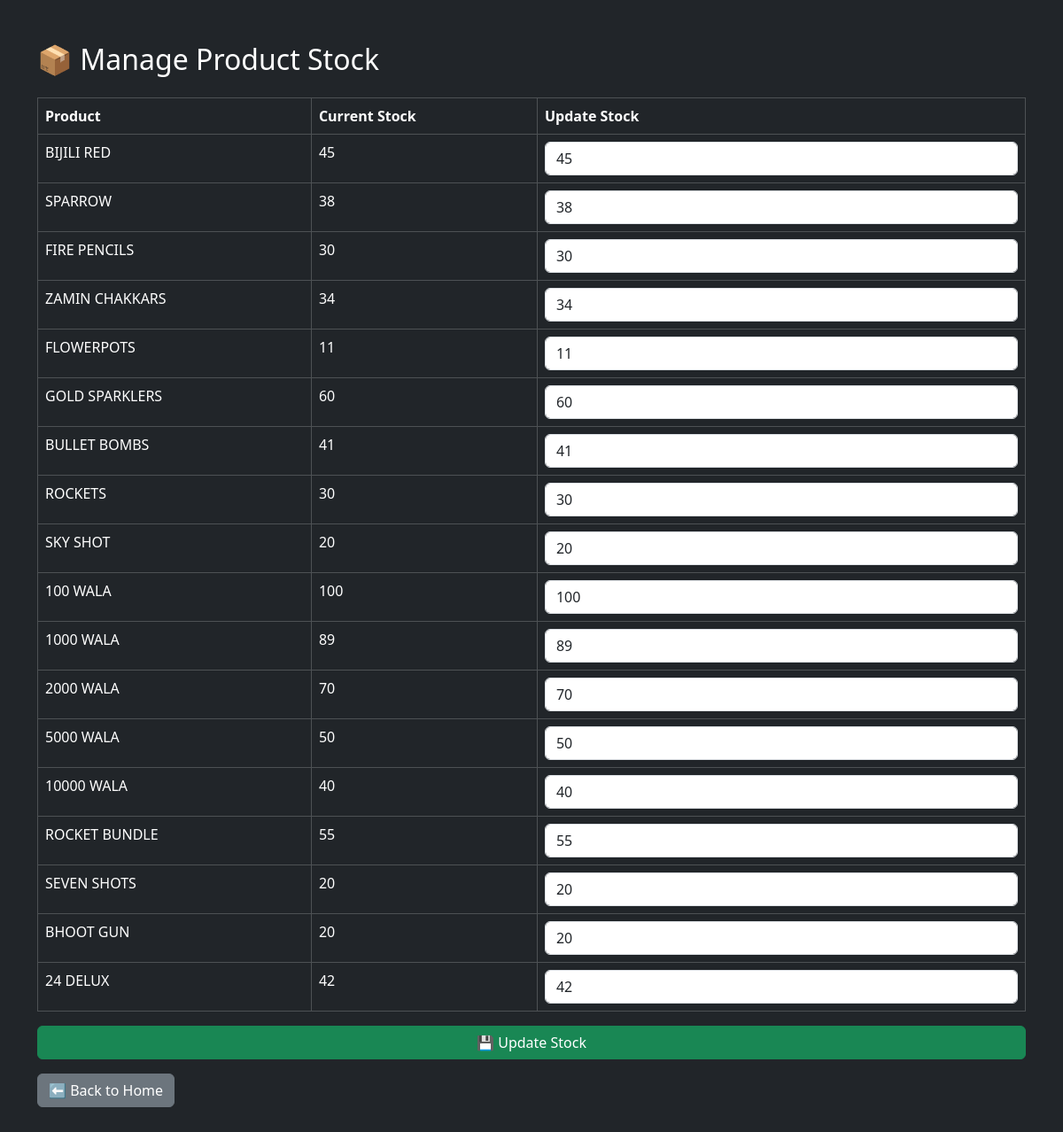
/update_stock.php, run on the app's committed database.
### tables this page shows
CREATE TABLE `products` (
  `id` int(11) NOT NULL,
  `name` varchar(100) NOT NULL,
  `description` text DEFAULT NULL,
  `price` decimal(10,2) NOT NULL,
  `stock` int(11) NOT NULL,
  `image` varchar(255) DEFAULT NULL
);

### update_stock.php (the view, shortened to what this page needs)
<?php
$conn = new mysqli("sql313.infinityfree.com", "if0_39529878", "thirumalai98765", "if0_39529878_standard_crackers");
$result = $conn->query("SELECT * FROM products");
?>
<!DOCTYPE html>
<html>
<head>
    <link rel="stylesheet" href="https://cdn.jsdelivr.net/npm/bootstrap@5.3.3/dist/css/bootstrap.min.css">
</head>
<body class="bg-dark text-white">
<div class="container my-5">
    <h2 class="mb-4">📦 Manage Product Stock</h2>
    <form method="POST">
        <table class="table table-bordered table-dark">
            <thead>
                <tr>
                    <th>Product</th>
                    <th>Current Stock</th>
                    <th>Update Stock</th>
                </tr>
            </thead>
            <tbody>
                <?php while ($row = $result->fetch_assoc()): ?>
                    <tr>
                        <td><?php echo $row['name']; ?></td>
                        <td><?php echo $row['stock']; ?></td>
                        <td>
                            <input type="number" class="form-control" name="stock[<?php echo $row['id']; ?>]" value="<?php echo $row['stock']; ?>" min="0">
                        </td>
                    </tr>
                <?php endwhile; ?>
            </tbody>
        </table>
        <button type="submit" name="update" class="btn btn-success w-100">💾 Update Stock</button>
    </form>
    <a href="index.php" class="btn btn-secondary mt-3">⬅️ Back to Home</a>
</div>
</body>
</html>

### data on the page
products: name "BIJILI RED", stock "45"
products: name "SPARROW", stock "38"
products: name "FIRE PENCILS", stock "30"
products: name "ZAMIN CHAKKARS", stock "34"
products: name "FLOWERPOTS", stock "11"
products: name "GOLD SPARKLERS", stock "60"
products: name "BULLET BOMBS", stock "41"
products: name "ROCKETS", stock "30"
products: name "SKY SHOT", stock "20"
products: name "100 WALA", stock "100"
products: name "1000 WALA", stock "89"
products: name "2000 WALA", stock "70"
products: name "5000 WALA", stock "50"
products: name "10000 WALA", stock "40"
products: name "ROCKET BUNDLE", stock "55"
products: name "SEVEN SHOTS", stock "20"
products: name "BHOOT GUN", stock "20"
products: name "24 DELUX", stock "42"
